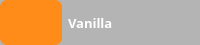
                  <widget class="QWidget" name="bestSell1_7" native="true">
                   <property name="minimumSize">
                    <size>
                     <width>0</width>
                     <height>45</height>
                    </size>
                   </property>
                   <property name="maximumSize">
                    <size>
                     <width>16777215</width>
                     <height>45</height>
                    </size>
                   </property>
                   <property name="styleSheet">
                    <string notr="true">background-color: rgb(180,180,180);
border-radius:7px;
</string>
                   </property>
                   <layout class="QHBoxLayout" name="horizontalLayout_18">
                    <property name="leftMargin">
                     <number>0</number>
                    </property>
                    <property name="topMargin">
                     <number>0</number>
                    </property>
                    <property name="bottomMargin">
                     <number>0</number>
                    </property>
                    <item>
                     <widget class="QWidget" name="widget_26" native="true">
                      <property name="minimumSize">
                       <size>
                        <width>51</width>
                        <height>0</height>
                       </size>
                      </property>
                      <property name="styleSheet">
                       <string notr="true">background-color: rgb(255, 140, 24);</string>
                      </property>
                      <layout class="QVBoxLayout" name="verticalLayout_59">
                       <item>
                        <widget class="QToolButton" name="toolButton_8">
                         <property name="text">
                          <string/>
                         </property>
                         <property name="icon">
                          <iconset>
                           <normaloff>:/iCons/icons/coffee-cup4.png</normaloff>:/iCons/icons/coffee-cup4.png</iconset>
                         </property>
                         <property name="iconSize">
                          <size>
                           <width>30</width>
                           <height>30</height>
                          </size>
                         </property>
                        </widget>
                       </item>
                      </layout>
                     </widget>
                    </item>
                    <item>
                     <widget class="QLabel" name="bestSell7">
                      <property name="minimumSize">
                       <size>
                        <width>121</width>
                        <height>31</height>
                       </size>
                      </property>
                      <property name="maximumSize">
                       <size>
                        <width>121</width>
                        <height>31</height>
                       </size>
                      </property>
                      <property name="font">
                       <font>
                        <family>Poppins</family>
                        <pointsize>10</pointsize>
                        <bold>true</bold>
                       </font>
                      </property>
                      <property name="styleSheet">
                       <string notr="true">color: white;
</string>
                      </property>
                      <property name="text">
                       <string>Vanilla</string>
                      </property>
                      <property name="wordWrap">
                       <bool>true</bool>
                      </property>
                     </widget>
                    </item>
                   </layout>
                  </widget>
